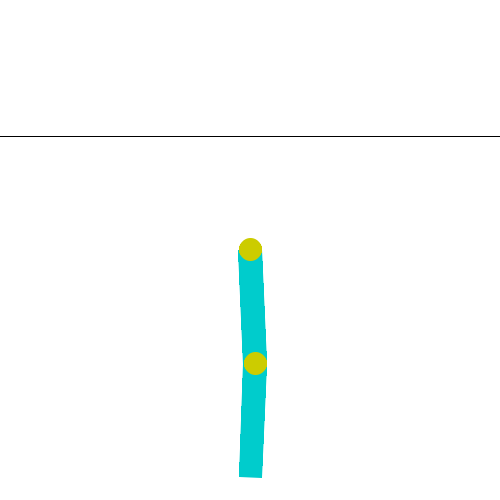
#> input picture results/study/demos/q_learning_demo.gif, 500 x 500 px; the run also reads 2 pictures not shown here
$ python render_videos.py
#> lines starting #> are read from the running program, lines starting #| are printed output that depends on the picture
"""Render the saved Acrobot study GIFs as labelled MP4 demonstrations."""

from __future__ import annotations

from pathlib import Path

import imageio.v2 as imageio
import numpy as np
from PIL import Image, ImageDraw, ImageFont


ROOT = Path(__file__).resolve().parents[1]
DEMO_DIR = ROOT / "results" / "study" / "demos"
VIDEO_DIR = ROOT / "results" / "study" / "videos"

WIDTH, HEIGHT = 1280, 720
FPS = 15
BACKGROUND = (15, 23, 32)
PANEL = (25, 36, 48)
TEXT = (238, 242, 245)
MUTED = (165, 178, 190)
ACCENTS = {
    "Q-Learning": (59, 130, 246),
    "DQN": (249, 115, 22),
    "PPO": (16, 185, 129),
}


def _font(size: int, bold: bool = False) -> ImageFont.FreeTypeFont | ImageFont.ImageFont:
    candidates = (
        "/System/Library/Fonts/Supplemental/Arial Bold.ttf"
        if bold
        else "/System/Library/Fonts/Supplemental/Arial.ttf",
        "/Library/Fonts/Arial Bold.ttf" if bold else "/Library/Fonts/Arial.ttf",
    )
    for path in candidates:
        if Path(path).is_file():
            return ImageFont.truetype(path, size)
    return ImageFont.load_default()


TITLE_FONT = _font(34, bold=True)
LABEL_FONT = _font(24, bold=True)
BODY_FONT = _font(19)
SMALL_FONT = _font(16)


def _centered(draw: ImageDraw.ImageDraw, text: str, y: int, font, fill=TEXT) -> None:
    box = draw.textbbox((0, 0), text, font=font)
    draw.text(((WIDTH - (box[2] - box[0])) // 2, y), text, font=font, fill=fill)


def _load_gif(path: Path) -> list[Image.Image]:
    frames: list[Image.Image] = []
    with Image.open(path) as gif:
        for index in range(gif.n_frames):
            gif.seek(index)
            frames.append(gif.convert("RGB").copy())
    return frames


def _resize(frame: Image.Image, size: tuple[int, int]) -> Image.Image:
    return frame.resize(size, Image.Resampling.LANCZOS)


def _comparison_frame(
    frames: dict[str, list[Image.Image]],
    labels: list[str],
    index: int,
) -> Image.Image:
    image = Image.new("RGB", (WIDTH, HEIGHT), BACKGROUND)
    draw = ImageDraw.Draw(image)
    _centered(draw, "Acrobot-v1: three learned controllers", 24, TITLE_FONT)
    _centered(
        draw,
        "Greedy held-out demonstrations from the completed study",
        68,
        BODY_FONT,
        MUTED,
    )

    panel_size = 360
    gap = 30
    left = (WIDTH - (3 * panel_size + 2 * gap)) // 2
    top = 145
    for position, label in enumerate(labels):
        x = left + position * (panel_size + gap)
        accent = ACCENTS[label]
        draw.rounded_rectangle(
            (x - 4, top - 4, x + panel_size + 4, top + panel_size + 4),
            radius=12,
            fill=accent,
        )
        draw.rounded_rectangle(
            (x, top, x + panel_size, top + panel_size),
            radius=9,
            fill=PANEL,
        )
        source = frames[label]
        frame = source[min(index, len(source) - 1)]
        image.paste(_resize(frame, (panel_size, panel_size)), (x, top))
        draw.text((x, top - 38), label, font=LABEL_FONT, fill=accent)
        if index >= len(source) - 1:
            done_text = "episode ended"
            box = draw.textbbox((0, 0), done_text, font=SMALL_FONT)
            draw.rounded_rectangle(
                (x + panel_size - (box[2] - box[0]) - 16, top + 12,
                 x + panel_size - 8, top + 38),
                radius=8,
                fill=(0, 0, 0),
            )
            draw.text(
                (x + panel_size - (box[2] - box[0]) - 12, top + 16),
                done_text,
                font=SMALL_FONT,
                fill=TEXT,
            )

    draw.line((40, 650, WIDTH - 40, 650), fill=(57, 72, 87), width=1)
    _centered(
        draw,
        "Each panel uses the strongest completed study checkpoint for that method.",
        668,
        SMALL_FONT,
        MUTED,
    )
    return image


def _title_frame() -> Image.Image:
    image = Image.new("RGB", (WIDTH, HEIGHT), BACKGROUND)
    draw = ImageDraw.Draw(image)
    _centered(draw, "Acrobot reinforcement learning", 230, TITLE_FONT)
    _centered(draw, "Q-Learning  ·  DQN  ·  PPO", 290, LABEL_FONT, (105, 211, 178))
    _centered(draw, "Three controllers solving the same underactuated swing-up task", 345, BODY_FONT, MUTED)
    _centered(draw, "Gymnasium Acrobot-v1", 390, SMALL_FONT, MUTED)
    return image


def _summary_frame() -> Image.Image:
    image = Image.new("RGB", (WIDTH, HEIGHT), BACKGROUND)
    draw = ImageDraw.Draw(image)
    _centered(draw, "Full study summary", 70, TITLE_FONT)
    _centered(draw, "100,000 interactions per run · 5 final seeds", 120, BODY_FONT, MUTED)

    columns = (250, 600, 850, 1050)
    headers = ("Method", "Final return IQM", "Success IQM", "Mean time")
    for x, header in zip(columns, headers):
        draw.text((x, 210), header, font=LABEL_FONT, fill=TEXT)
    rows = (
        ("PPO", "-81.7", "100%", "30.5 s"),
        ("DQN", "-434.7", "24%", "18.8 s"),
        ("Q-Learning", "-480.5", "17%", "6.6 s"),
    )
    for row_index, row in enumerate(rows):
        y = 285 + row_index * 76
        accent = ACCENTS[row[0]]
        draw.rounded_rectangle((180, y - 10, 1110, y + 48), radius=8, fill=PANEL)
        for x, value in zip(columns, row):
            draw.text((x, y), value, font=LABEL_FONT, fill=accent if x == columns[0] else TEXT)
    _centered(draw, "Higher return is better because Acrobot rewards are negative step costs.", 555, BODY_FONT, MUTED)
    _centered(draw, "The comparison is conditional on this implementation, search space, seeds, and budget.", 600, SMALL_FONT, MUTED)
    return image


def _write_video(path: Path, frames: list[Image.Image]) -> None:
    path.parent.mkdir(parents=True, exist_ok=True)
    with imageio.get_writer(
        path,
        fps=FPS,
        codec="libx264",
        quality=8,
        macro_block_size=None,
    ) as writer:
        for frame in frames:
            writer.append_data(np.asarray(frame, dtype=np.uint8))


def render_individual(label: str, frames: list[Image.Image]) -> Path:
    output = VIDEO_DIR / f"{label.lower().replace('-', '_')}_demo.mp4"
    title = _title_frame()
    video_frames = [title] * FPS
    for frame in frames:
        canvas = Image.new("RGB", (WIDTH, HEIGHT), BACKGROUND)
        draw = ImageDraw.Draw(canvas)
        _centered(draw, f"Acrobot-v1 · {label}", 28, TITLE_FONT)
        _centered(draw, "Greedy policy at the strongest completed study checkpoint", 72, BODY_FONT, MUTED)
        x, y, size = (WIDTH - 500) // 2, 135, 500
        draw.rounded_rectangle((x - 4, y - 4, x + size + 4, y + size + 4), radius=12, fill=ACCENTS[label])
        canvas.paste(_resize(frame, (size, size)), (x, y))
        _centered(draw, "Held-out reset seed 90,000", 665, SMALL_FONT, MUTED)
        video_frames.append(canvas)
    video_frames.extend([video_frames[-1]] * (FPS // 2))
    _write_video(output, video_frames)
    return output


def main() -> None:
    source_names = {
        "Q-Learning": "q_learning_demo.gif",
        "DQN": "dqn_demo.gif",
        "PPO": "ppo_demo.gif",
    }
    frames = {label: _load_gif(DEMO_DIR / filename) for label, filename in source_names.items()}
#> in _load_gif, gif is the input picture: PIL image 500x500 P; mean R, G, B 249.4, 253.3, 252.7
#> after the loop in _load_gif, `for index in range(gif.n_frames):`:
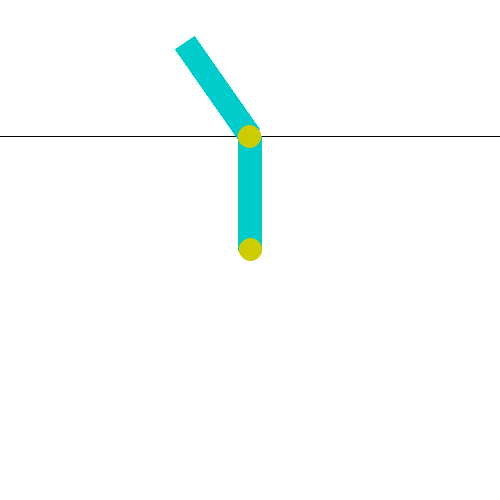
#> gif: PIL image 500x500 RGB; mean R, G, B 249.4, 253.4, 252.7
#> after the loop in _load_gif, `for index in range(gif.n_frames):`: frames = 192 items
#> in _load_gif (call 2), `frames: list[Image.Image] = []`: frames = []
#> after the loop in _load_gif (call 2), `for index in range(gif.n_frames):`:
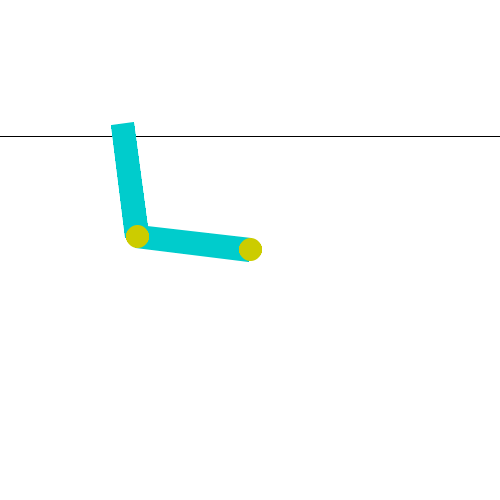
#> gif: PIL image 500x500 RGB; mean R, G, B 249.5, 253.4, 252.7
#> after the loop in _load_gif (call 2), `for index in range(gif.n_frames):`: frames = 47 items
#> in _load_gif (call 3), `frames: list[Image.Image] = []`: frames = []
#> after the loop in _load_gif (call 3), `for index in range(gif.n_frames):`:
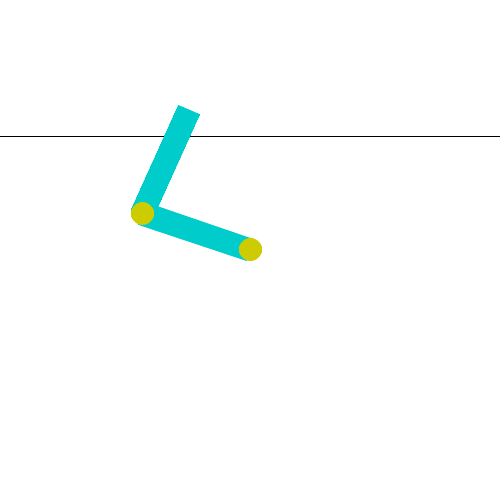
#> gif: PIL image 500x500 RGB; mean R, G, B 249.5, 253.4, 252.7
#> after the loop in _load_gif (call 3), `for index in range(gif.n_frames):`: frames = 37 items
#> frames = 3 items
    labels = list(source_names)
    playback = [
        _comparison_frame(frames, labels, index)
        for index in range(max(len(items) for items in frames.values()))
    ]
#> in _comparison_frame, `image = Image.new("RGB", (WIDTH, HEIGHT), BACKGROUND)`:
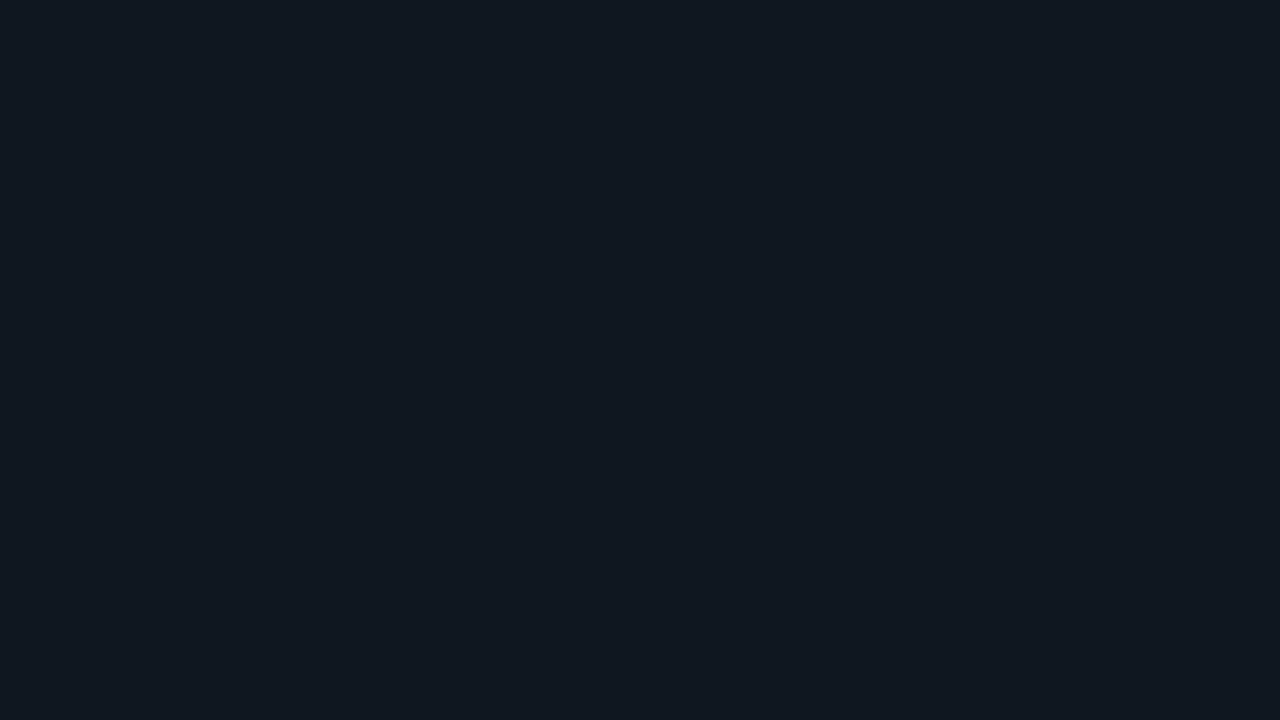
#> image: PIL image 1280x720 RGB; mean R, G, B 15, 23, 32
#> after the loop in _comparison_frame, `for position, label in enumerate(labels):`:
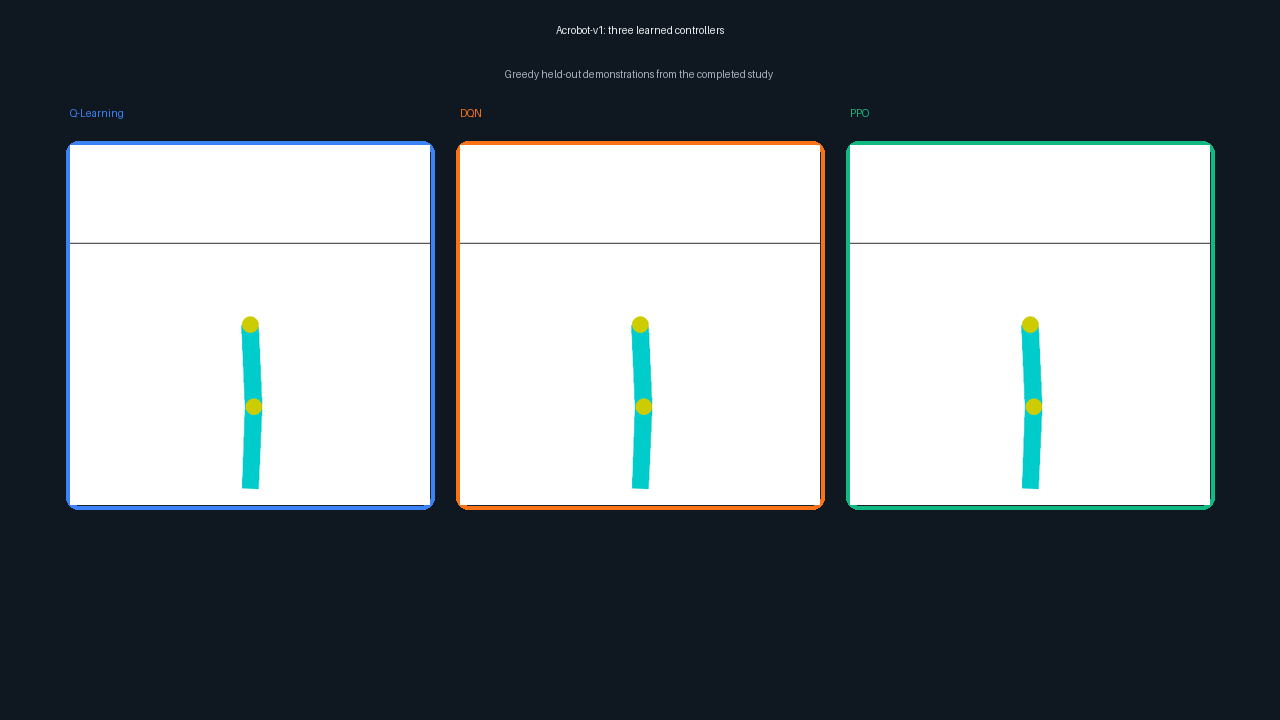
#> image: PIL image 1280x720 RGB; mean R, G, B 115.8, 122.6, 127.2
#> the loop in _comparison_frame (call 10), `for position, label in enumerate(labels):` made 3 passes
#> pass 1, in _comparison_frame (call 10), `frame = source[min(index, len(source) - 1)]`:
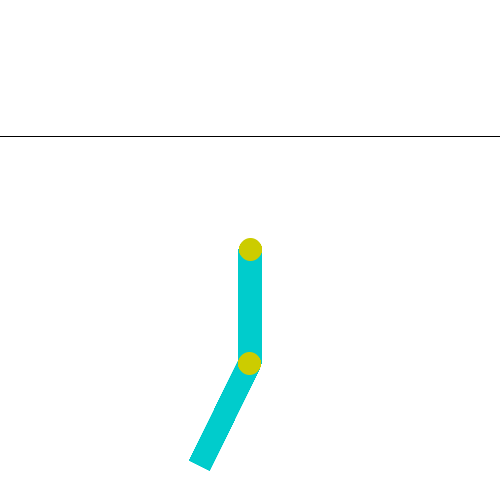
#> frame: PIL image 500x500 RGB; mean R, G, B 249.4, 253.3, 252.7
#> pass 3, in _comparison_frame (call 10), `frame = source[min(index, len(source) - 1)]`:
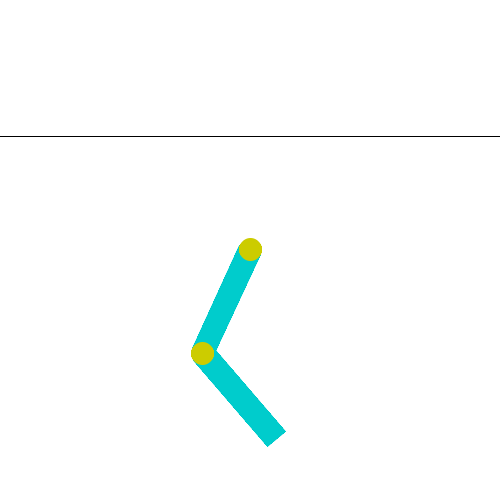
#> frame: PIL image 500x500 RGB; mean R, G, B 249.4, 253.3, 252.7
#> playback = 192 items
    comparison = [_title_frame()] * FPS
#> comparison = 15 items
    comparison.extend(playback)
    comparison.extend([_summary_frame()] * (FPS * 3))
    comparison_path = VIDEO_DIR / "acrobot_algorithm_comparison.mp4"
    _write_video(comparison_path, comparison)
#> the loop in _write_video, `for frame in frames:` made 1 pass
    print(f"Wrote {comparison_path}")
    for label in labels:
        print(f"Wrote {render_individual(label, frames[label])}")


if __name__ == "__main__":
#> (the run stopped early here; a loop or call above may not have finished)
